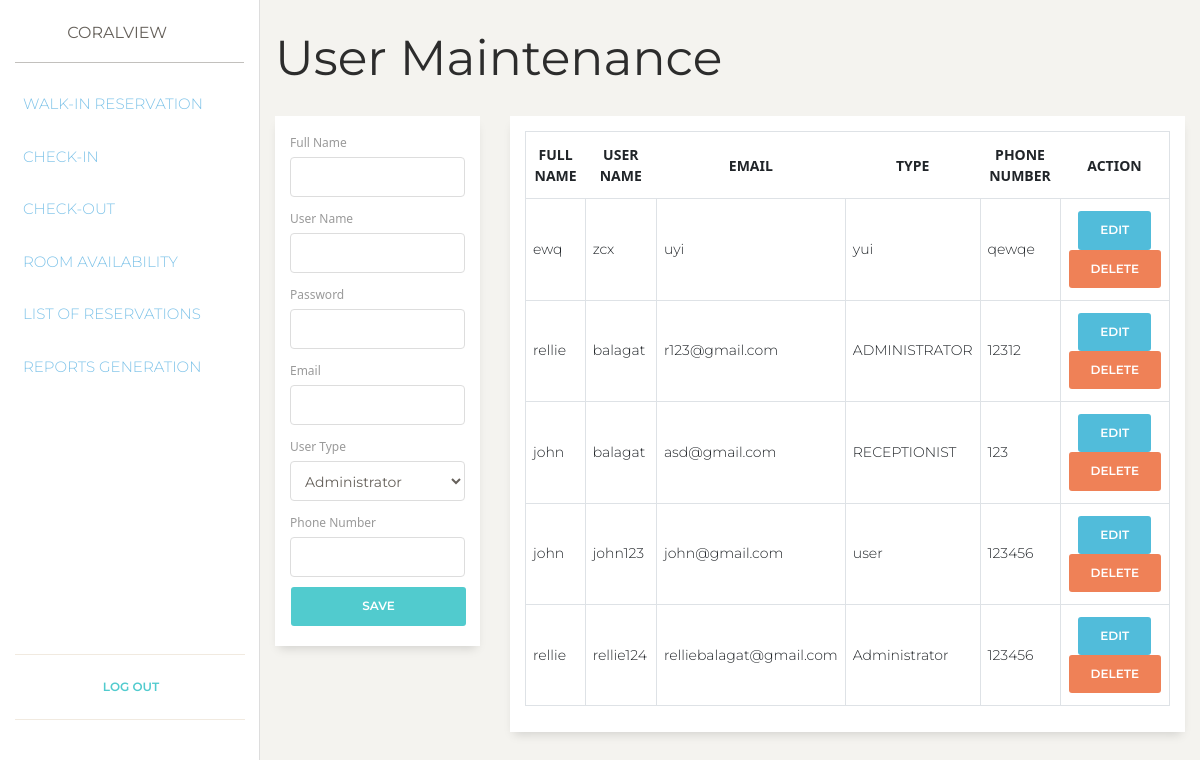
/admin/maintenance/user.php, run on an earlier commit of the app's database.
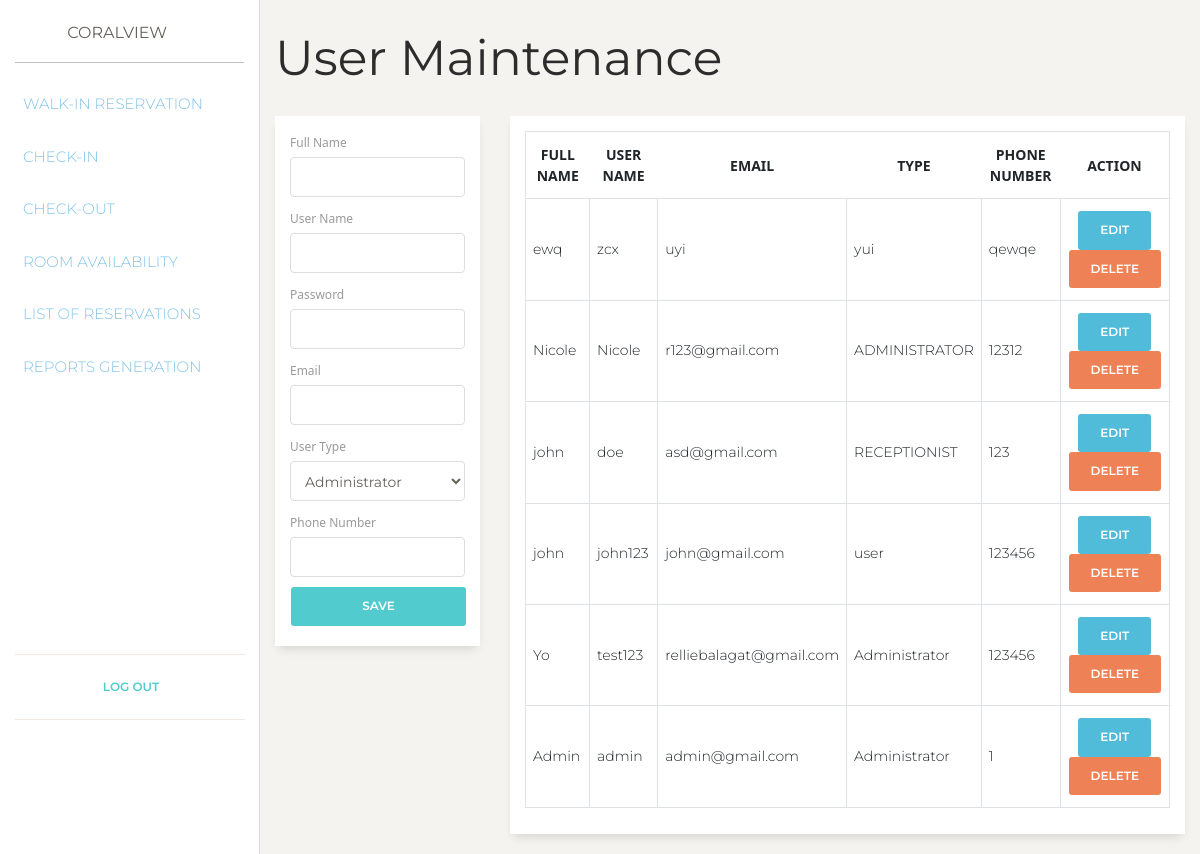
And on a later commit of the database.
### tables this page shows
CREATE TABLE `users` (
  `id` int(11) NOT NULL,
  `FullName` varchar(255) NOT NULL,
  `UserName` varchar(255) NOT NULL,
  `Password` varchar(255) NOT NULL,
  `Email` varchar(255) NOT NULL,
  `UserType` varchar(255) DEFAULT NULL,
  `Type` varchar(255) NOT NULL,
  `PhoneNumber` varchar(255) NOT NULL
);

### admin/maintenance/user.php (the view, shortened to what the changed rows need)
<?php
include('../../common/header.php');
$db = connect_to_db();
?>
    <div class="main-panel">
        <div class="container-fluid">
            <h1>User Maintenance</h1>
            <div class="row">
                <div class="col-9">
                    <div class="card">
                        <div class="card-body">
                            <table class="table table-bordered">
                                <thead>
                                    <tr>
                                        <th class="text-center" scope="col">Full Name</th>
                                        <th class="text-center" scope="col">User Name</th>
                                        <th class="text-center" scope="col">Email</th>
                                        <th class="text-center" scope="col">Type</th>
                                        <th class="text-center" scope="col">Phone Number</th>
                                        <th class="text-center" scope="col">Action</th>
                                    </tr>
                                </thead>
                                <tbody>
                                <?php
                                $query = "SELECT * FROM users";
                                $result = mysqli_query($db, $query);
                                if(mysqli_num_rows($result) > 0) {
                                    while($user = mysqli_fetch_assoc($result)) {
                                        echo '
                                            <tr>
                                                <td>' . $user['FullName'] . '</td>
                                                <td>' . $user['UserName'] . '</td>
                                                <td>' . $user['Email'] . '</td>
                                                <td>' . $user['Type'] . '</td>
                                                <td>' . $user['PhoneNumber'] . '</td>
                                                <td class="text-center" style="width: 17%;">
                                                    <form action="../../functions/admin/user.php" method="POST">
                                                        <a href="/coralview/admin/maintenance/user.php?edit=' . $user['id'] . '"class="btn btn-info" value="' . $user['id'] . '" >Edit</a>
                                                        <button class="btn btn-danger" value="' . $user['id'] . '" name="delete_user">Delete</button>
                                                    </form>
                                                </td>
                                            </tr>
                                        ';
                                    }
                                }
                                ?>
                                </tbody>
                            </table>
                        </div>
                    </div>
                </div>
            </div>
        </div>
    </div>
<?php
include('../../common/footer.php');
?>

What changed in the data, as far as the page shows it:
changed users "r123@gmail.com": FullName "rellie" → "Nicole"; UserName "balagat" → "Nicole"
changed users "asd@gmail.com": UserName "balagat" → "doe"
changed users "relliebalagat@gmail.com": FullName "rellie" → "Yo"; UserName "rellie124" → "test123"
added users: FullName "Admin", UserName "admin", Email "admin@gmail.com", Type "Administrator", PhoneNumber "1", $user['id'] 10 (drawn)
